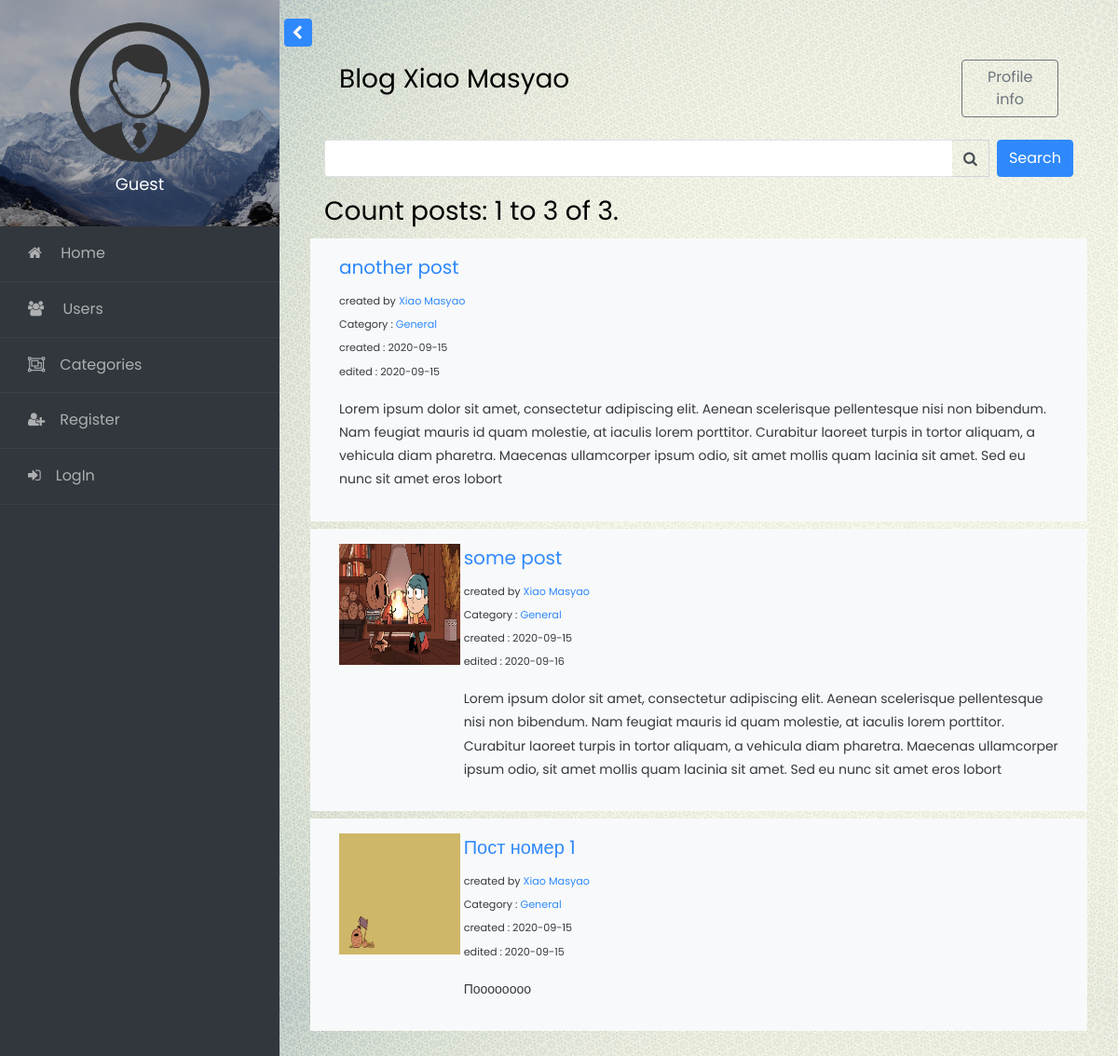
Before: /blog/users/1 with the older database file.
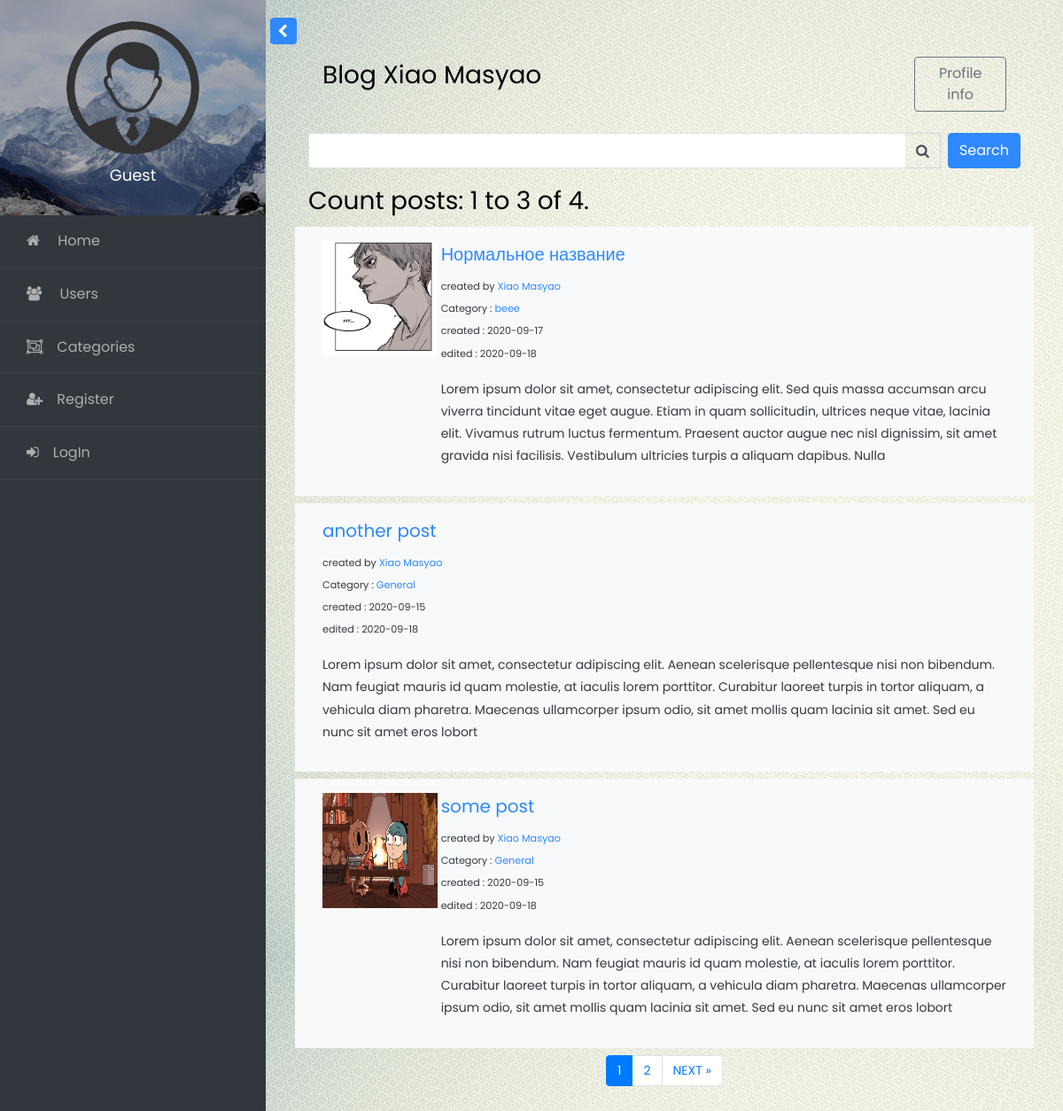
After: the same page with the newer database file.
### blog/models.py (models this page shows, shortened)
class Post(models.Model):
    title = models.CharField(max_length=200)
    author = models.ForeignKey(User, on_delete=models.CASCADE)
    slug = models.SlugField(max_length=250)
    category=models.ForeignKey(Category, on_delete=models.CASCADE)
    body = RichTextField()
    post_date = models.DateTimeField(default=datetime.now)
    update_date = models.DateTimeField(default=datetime.now)
    picture = models.ImageField(upload_to='posts/', null=True, blank=True)
    likes = models.ManyToManyField(User,related_name='blog_post')
    class Meta:
        ordering = ["-post_date"]

class Category(models.Model):
    name = models.CharField(max_length=200,unique=True)
    slug = models.SlugField(max_length=250,unique=True)
    def __str__(self):
        return self.name

### blog/views.py (the view)
# urls.py: path('users/<int:pk>',PostListView.as_view(),name='show_blog'),
class PostListView(ListView):
    model=Post
    template_name = 'blog/blog.html'
    paginate_by = 3
    def get_context_data(self,*args,**kwards):
        user = self.kwargs['pk']
        post_list=Post.objects.filter(author=user)
        context=super(PostListView,self).get_context_data(*args,**kwards)
        p = Paginator(post_list, self.paginate_by)
        context['page_obj']=p.page(context['page_obj'].number)
        context['nbar']='blog'
        context['author']=User.objects.get(pk=user)
        return context

### blog/templates/blog/blog.html (shortened to what this page needs)
{%extends "main/wrapper.html" %}
{% block content %}
<div class="row p-3 mb-2">
  <div class="col-10">
    <h3>Blog {{author.first_name}} {{author.last_name}} </h3>
  </div>
  <div class="col">
    <a class="" href="{% url 'profile' author.profile.id %}"><button type="button" class="btn btn-outline-secondary">Profile info</button></a>
  </div>
</div>
  <form method="GET" action="{% url 'search_results' author.id %}">
        <div class="form-row">
            <div class="form-group col-12">
                <div class="input-group">
                    <input class="form-control py-2 border-right-0 border" type="search" name="q" placeholder="Search..." />
                    <span class="input-group-append">
                        <div class="input-group-text bg-transparent">
                            <i class="fa fa-search"></i>
                        </div>
                    </span>
                    <button type="submit"  class="btn btn-primary ml-2">Search</button>
                </div>
            </div>
        </div>
  </form>
    <h3>Count posts: {{ page_obj.start_index }} to {{ page_obj.end_index }} of {{ page_obj.paginator.count }}.</h3>
    {% for post in page_obj %}
    <div class="row p-3 mb-2 bg-light text-dark">
      {% if post.picture %}
        <div class="col-2">
          <img src="{{ post.picture.url }}" style="height: 130px; width:130px;"/>
        </div>
       {% endif %}
       <div class="col">
            <h5><a href="{% url 'show_post' post.slug %}">{{post.title}}</a></h5>
            <small>created by <a href="{% url 'show_blog' post.author.id %}"> {{post.author.first_name}} {{post.author.last_name}}</a></small><br/>
            <small>Category : <a href="{% url 'show_category' post.category.slug %}">{{ post.category }}</a></small><br/>
            <small>created : {{ post.post_date|date:"Y-m-d" }}</small><br/>
            <small>edited : {{ post.update_date|date:"Y-m-d" }}</small><br/>
            <p>{{ post.body|safe|slice:":350"}}</p>
       </div>
    </div>
    {% endfor %}
{% endblock %}

Changed rows visible on the page:
no longer on this page (row unchanged): Post: picture (picture), title "Пост номер 1", author.first_name "Xiao", author.last_name "Masyao", category "General", post_date "2020-09-15", update_date "2020-09-15", body "Поооооооо"
added Post: picture (picture), title "Нормальное название", author.first_name "Xiao", author.last_name "Masyao", category "beee", post_date "2020-09-17", update_date "2020-09-18", body "Lorem ipsum dolor sit amet, consectetur adipiscing elit. Sed quis massa accumsan arcu viverra tincidunt vitae eget augue. Etiam in quam sollicitudin, ultrices neque vitae, lacinia elit. Vivamus rutrum luctus fermentum. Praesent auctor augue nec nisl dignissim, sit amet gravida nisi facilisis. Vestibulum ultricies turpis a aliquam dapibus. Nulla"
changed Post "another post": update_date "2020-09-15" → "2020-09-18"
changed Post "some post": update_date "2020-09-16" → "2020-09-18"
Other visible differences:
{{ page_obj.paginator.count }}: "3" → "4"
new list line: "1"
new list line: "2"
text now shown: "NEXT »"
